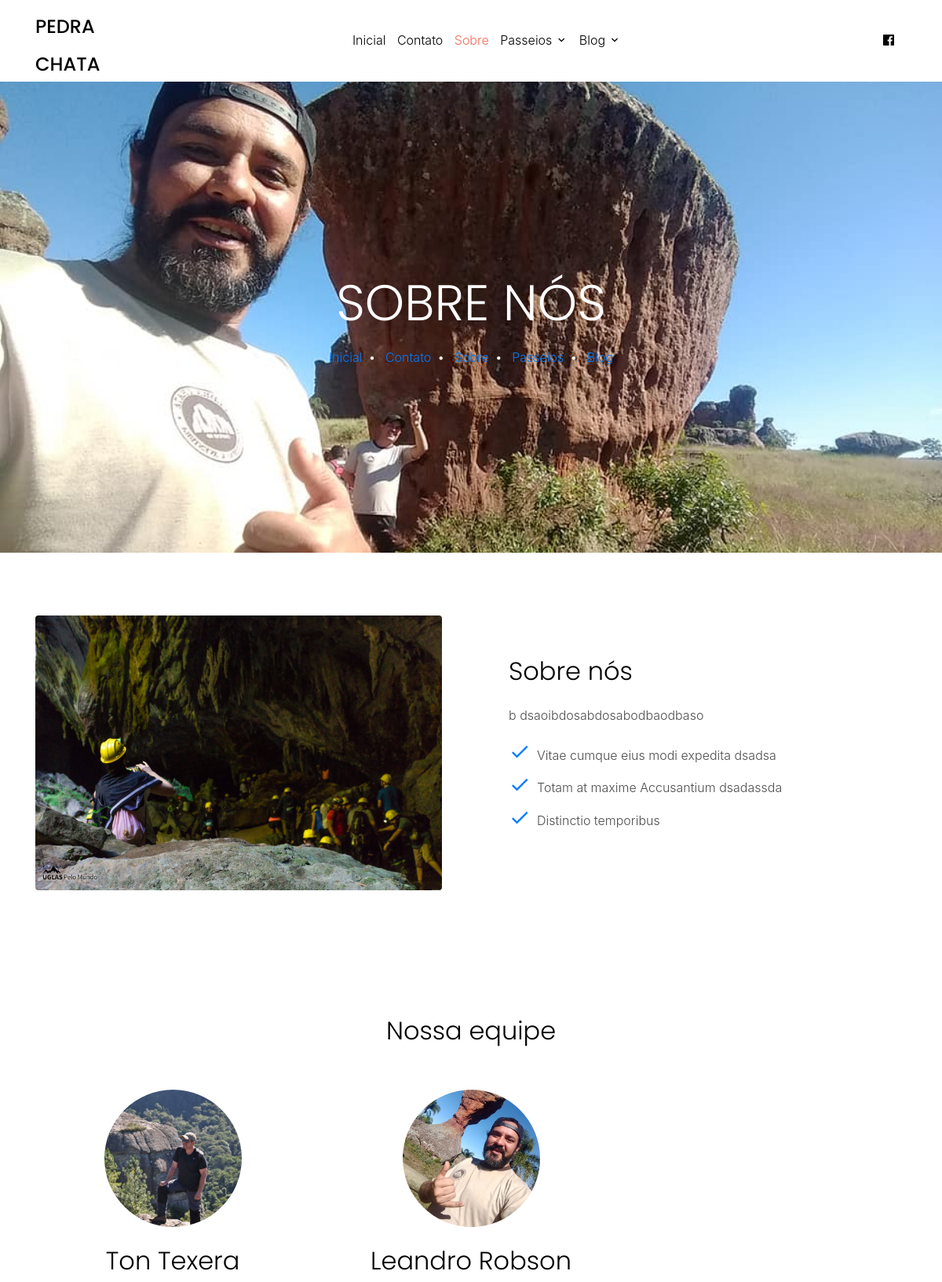
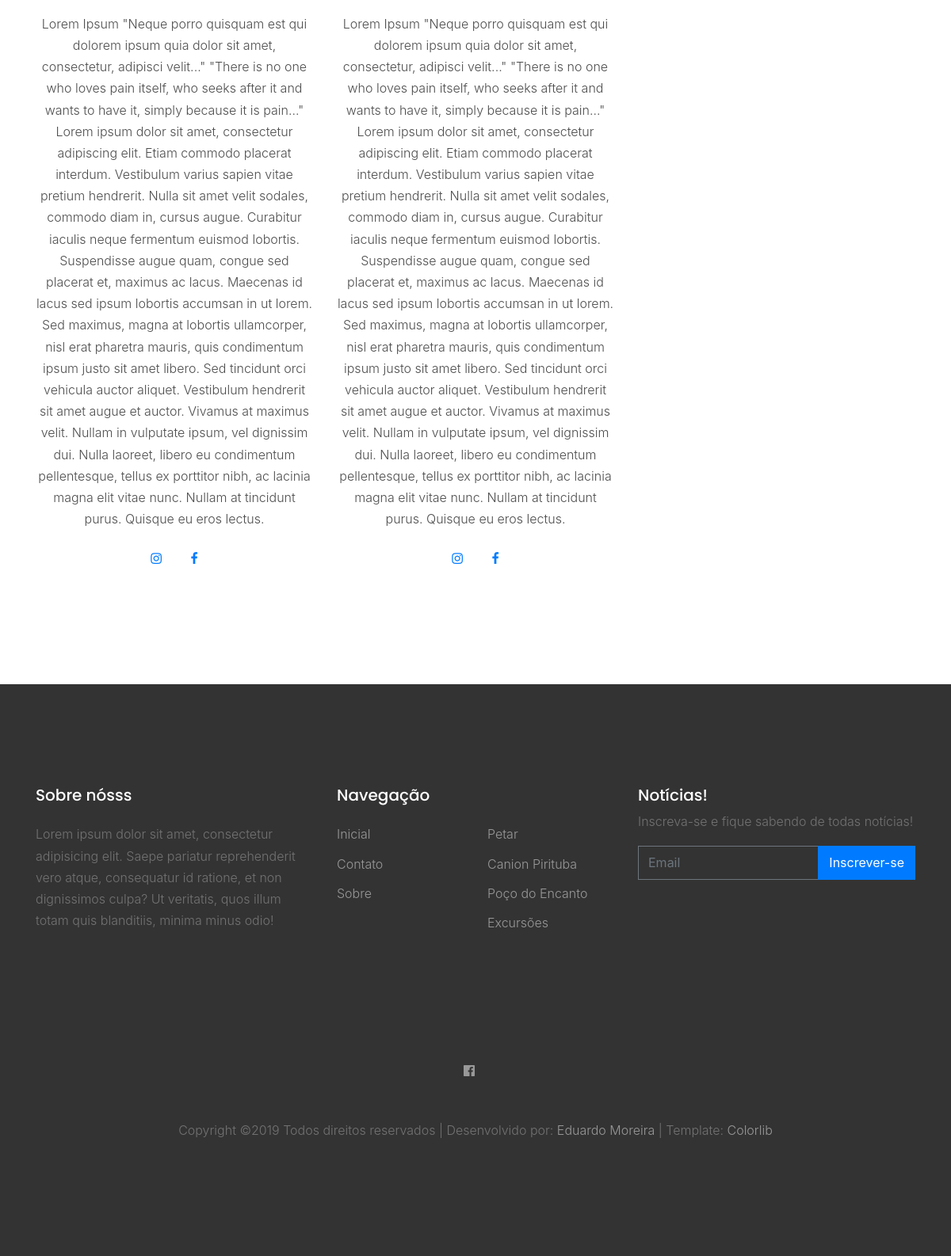
/index.php/sobre, run on the app's committed database (2 pictures, top to bottom).
### tables this page shows
CREATE TABLE `menu_options` (
  `id_menu` int(11) NOT NULL,
  `name` varchar(30) NOT NULL,
  `link` varchar(30) DEFAULT NULL
);

CREATE TABLE `social_medias` (
  `id_social_media` int(11) NOT NULL,
  `link` varchar(255) NOT NULL,
  `name` varchar(30) NOT NULL,
  `icon` varchar(255) NOT NULL
);

CREATE TABLE `static_images` (
  `id_static` int(11) NOT NULL,
  `area` varchar(255) NOT NULL,
  `content` mediumtext NOT NULL,
  `last_update` datetime DEFAULT CURRENT_TIMESTAMP,
  `page` varchar(255) NOT NULL
);

CREATE TABLE `static_informations` (
  `id_static` int(11) NOT NULL,
  `area` varchar(255) NOT NULL,
  `content` mediumtext NOT NULL,
  `last_update` datetime DEFAULT CURRENT_TIMESTAMP,
  `page` varchar(255) NOT NULL
);

CREATE TABLE `persons_of_team` (
  `id_person` int(11) NOT NULL,
  `name` varchar(255) NOT NULL,
  `description` mediumtext,
  `image_path` varchar(255) NOT NULL,
  `instagram` varchar(255) DEFAULT NULL,
  `facebook` varchar(255) DEFAULT NULL
);

CREATE TABLE `travels` (
  `id_travel` int(11) NOT NULL,
  `featured_image` varchar(255) NOT NULL,
  `title` varchar(30) NOT NULL,
  `description` varchar(255) DEFAULT NULL,
  `price` float DEFAULT NULL
);

CREATE TABLE `categories` (
  `id_category` int(11) NOT NULL,
  `name` varchar(30) NOT NULL,
  `description` varchar(255) DEFAULT NULL
);

### application/views/about/home.php (the view)
<div class="site-blocks-cover inner-page-cover" style="background-image: url(<?= base_url() . 'public/images/' . $staticImages['ABOUT US'][0]->getContent() ?>);" data-aos="fade" data-stellar-background-ratio="0.5">
  <div class="container">
    <div class="row align-items-center justify-content-center text-center">
      <div class="col-md-8" data-aos="fade-up" data-aos-delay="400">
        <h1 class="text-white font-weight-light"><?= $infos['ABOUT US'][0]->getContent() ?></h1>
        <div>
          <?php foreach ($menuOptions as $menuOption): ?>
            <a href="<?= base_url() . $menuOption->getLink(); ?>"><?= $menuOption->getName(); ?><span class="mx-2 text-white">&bullet;</span></a>
          <?php endforeach ?>
          <a href="<?= base_url() . 'passeios' ?>">Passeios<span class="mx-2 text-white">&bullet;</span></a>
          <a href="<?= base_url() . 'blog' ?>">Blog</a>
        </div>
      </div>
    </div>
  </div>
</div>
<div class="site-section" data-aos="fade-up">
  <div class="container">
    <div class="row align-items-center">
      <div class="col-md-6 mb-5 mb-md-0">
        <img src="<?= base_url() . 'public/' ?>images/<?= $staticImages['ABOUT US'][1]->getContent() ?>" alt="Image" class="img-fluid rounded">
      </div>
      <div class="col-md-6 pl-md-5">
        <h2 class="font-weight-light text-black mb-4"><?= $infos['ABOUT US'][1]->getContent() ?></h2>
        <p><?= $infos['ABOUT US'][5]->getContent() ?></p>
        <ul class="list-unstyled">
          <li class="d-flex align-items-center"><span class="icon-check2 text-primary h3 mr-2"></span><span><?= $infos['ABOUT US'][2]->getContent() ?></span></li>
          <li class="d-flex align-items-center"><span class="icon-check2 text-primary h3 mr-2"></span><span><?= $infos['ABOUT US'][3]->getContent() ?></span></li>
          <li class="d-flex align-items-center"><span class="icon-check2 text-primary h3 mr-2"></span><span><?= $infos['ABOUT US'][4]->getContent() ?></span></li>
        </ul>
      </div>
    </div>
  </div>
</div>
<div class="site-section">
  <div class="container">
   <div class="row justify-content-center mb-5" data-aos="fade-up">
    <div class="col-md-7">
      <h2 class="font-weight-light text-black text-center">Nossa equipe</h2>
    </div>
  </div>
  <div class="row">
    <?php foreach ($persons as $person): ?>
      <div class="col-md-6 col-lg-4 text-center mb-5" data-aos="fade-up">
        <img src="<?= base_url() . 'public/images/persons/' . $person->getImagePath() ?>" alt="Image" class="img-fluid w-50 rounded-circle mb-4">
        <h2 class="text-black font-weight-light mb-4"><?= $person->getName() ?></h2>
        <p class="mb-4"><?= $person->getDescription() ?></p>
        <p>
          <a href="<?= $person->getInstagramLink() ?>" class="pl-3 pr-3"><span class="icon-instagram"></span></a>
          <a href="<?= $person->getFacebookLink() ?>" class="pl-3 pr-3"><span class="icon-facebook"></span></a>
        </p>
      </div>
    <?php endforeach ?>
  </div>
</div>
</div>

### application/views/template_site/header.php (shortened to what the rows shown need)
<!DOCTYPE html>
<html lang="pt-BR">
<head>
  <link rel="stylesheet" href="<?= base_url() ?>public/fonts/icomoon/style.css">
  <link rel="stylesheet" href="<?= base_url() ?>public/css/bootstrap.min.css">
  <link rel="stylesheet" href="<?= base_url() ?>public/css/magnific-popup.css">
  <link rel="stylesheet" href="<?= base_url() ?>public/css/jquery-ui.css">
  <link rel="stylesheet" href="<?= base_url() ?>public/css/my.css">
  <link rel="stylesheet" href="<?= base_url() ?>public/css/owl.carousel.min.css">
  <link rel="stylesheet" href="<?= base_url() ?>public/css/owl.theme.default.min.css">
  <link rel="stylesheet" href="https://use.fontawesome.com/releases/v5.7.1/css/all.css">
  <link rel="stylesheet" href="<?= base_url() ?>public/css/bootstrap-datepicker.css">
  <link rel="stylesheet" href="<?= base_url() ?>public/fonts/flaticon/font/flaticon.css">
  <link rel="stylesheet" href="https://cdn.jsdelivr.net/npm/mediaelement@4.2.7/build/mediaelementplayer.min.css">
  <link rel="stylesheet" href="<?= base_url() ?>public/css/aos.css">
  <link rel="stylesheet" href="<?= base_url() ?>public/css/style.css">
</head>
<body>
  <div class="site-wrap">
    <header class="site-navbar py-1" role="banner">
      <div class="container">
        <div class="row align-items-center">
          <div class="col-6 col-xl-2">
            <h1 class="mb-0"><a href="<?= base_url() ?>" class="text-black h2 mb-0" style="font-size: 24px;">PEDRA CHATA</a></h1>
          </div>
          <div class="col-10 col-md-8 d-none d-xl-block">
            <nav class="site-navigation position-relative text-right text-lg-center" role="navigation">
              <ul class="site-menu js-clone-nav mx-auto d-none d-lg-block">
                <?php foreach ($menuOptions as $menuOption): ?>
                  <li>
                    <a href="<?= base_url() . $menuOption->getLink(); ?>"><?= $menuOption->getName(); ?></a>
                  </li>
                <?php endforeach ?>
              </ul>
            </nav>
          </div>
          <div class="col-6 col-xl-2 text-right">
            <div class="d-none d-xl-inline-block">
              <ul class="site-menu js-clone-nav ml-auto list-unstyled d-flex text-right mb-0" data-class="social">
                <?php foreach($socialMedias as $socialMedia): ?>
                  <li>
                    <a href="<?= $socialMedia->getLink() ?>" class="pl-0 pr-3 text-black" target="_blank"><?= $socialMedia->getIcon() ?></a>
                  </li>
                <?php endforeach ?>
              </ul>
            </div>
          </div>
        </div>
      </div>
    </header>

### application/views/template_site/footer.php (shortened to what the rows shown need)
<footer class="site-footer">
  <div class="container">
    <div class="row">
      <div class="col-lg-4">
        <div class="mb-5">
          <h3 class="footer-heading mb-4"><?= $infos['FOOTER'][0]->getContent() ?></h3>
          <p><?= $infos['FOOTER'][1]->getAllContent() ?></p>
        </div>
      </div>
      <div class="col-lg-4 mb-5 mb-lg-0">
        <div class="row mb-5">
          <div class="col-md-6 col-lg-6">
            <ul class="list-unstyled">
              <?php foreach ($menuOptions as $menuOption): ?>
                <li>
                  <a href="<?= base_url() . $menuOption->getLink(); ?>"><?= $menuOption->getName(); ?></a>
                </li>
              <?php endforeach ?>
            </ul>
          </div>
          <div class="col-md-6 col-lg-6">
            <ul class="list-unstyled">
              <?php foreach ($travels as $travel): ?>
                <li>
                  <a href="<?= base_url().'passeio/' . $travel->getLinkTravel() ?>"><?= $travel->getTitle(); ?></a>
                </li>
              <?php endforeach ?>
              <?php foreach ($categories as $category): ?>
                <li><a href="<?= base_url().'blog/categorias/' . $category->getLink() ?>"><?= $category->getName(); ?></a></li>
              <?php endforeach ?>
            </ul>
          </div>
        </div>
      </div>
    </div>
    <div class="row pt-5 mt-5 text-center">
      <div class="col-md-12">
        <div class="mb-5">
          <?php foreach($socialMedias as $socialMedia): ?>
            <li>
              <a href="<?= $socialMedia->getLink() ?>" class="pl-0 pr-3 icon" target="_blank"><?= $socialMedia->getIcon() ?></a>
            </li>
          <?php endforeach ?>
        </div>
      </div>
    </div>
  </div>
</footer>
</div>

### data on the page
menu_options: name "Inicial"
menu_options: name "Contato"
menu_options: name "Sobre"
static_images: content (picture)
static_informations: content "SOBRE NÓS"
static_images: content (picture)
static_informations: content "Sobre nós"
static_informations: content "b dsaoibdosabdosabodbaodbaso"
static_informations: content "Vitae cumque eius modi expedita dsadsa"
static_informations: content "Totam at maxime Accusantium dsadassda"
static_informations: content "Distinctio temporibus"
persons_of_team: image_path (picture), name "Ton Texera", description "Lorem Ipsum \"Neque porro quisquam est qui dolorem ipsum quia dolor sit amet, consectetur, adipisci velit...\" \"There is no one who loves pain itself, who seeks after it and wants to have it, simply because it is pain...\" Lorem ipsum dolor sit amet, consectetur adipiscing elit. Etiam commodo placerat interdum. Vestibulum varius sapien vitae pretium hendrerit. Nulla sit amet velit sodales, commodo diam in, cursus augue. Curabitur iaculis neque fermentum euismod lobortis. Suspendisse augue quam, congue sed placerat et, maximus ac lacus. Maecenas id lacus sed ipsum lobortis accumsan in ut lorem. Sed maximus, magna at lobortis ullamcorper, nisl erat pharetra mauris, quis condimentum ipsum justo…"
persons_of_team: image_path (picture), name "Leandro Robson", description "Lorem Ipsum \"Neque porro quisquam est qui dolorem ipsum quia dolor sit amet, consectetur, adipisci velit...\" \"There is no one who loves pain itself, who seeks after it and wants to have it, simply because it is pain...\" Lorem ipsum dolor sit amet, consectetur adipiscing elit. Etiam commodo placerat interdum. Vestibulum varius sapien vitae pretium hendrerit. Nulla sit amet velit sodales, commodo diam in, cursus augue. Curabitur iaculis neque fermentum euismod lobortis. Suspendisse augue quam, congue sed placerat et, maximus ac lacus. Maecenas id lacus sed ipsum lobortis accumsan in ut lorem. Sed maximus, magna at lobortis ullamcorper, nisl erat pharetra mauris, quis condimentum ipsum justo…"
static_informations: content "Sobre nósss"
static_informations: content "Lorem ipsum dolor sit amet, consectetur adipisicing elit. Saepe pariatur reprehenderit vero atque, consequatur id ratione, et non dignissimos culpa? Ut veritatis, quos illum totam quis blanditiis, minima minus odio!"
travels: title "Petar"
travels: title "Canion Pirituba"
travels: title "Poço do Encanto"
categories: name "Excursões"
